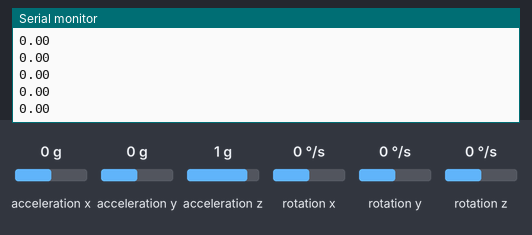
Bench run of a program on a simulated Arduino Uno, built with avr-gcc and run on an emulated ATmega328P. Shown: the last lines printed to the serial monitor. The inputs (shaded band) are chosen by the test bench; at power-on: acceleration z 1 g, acceleration x 0 g, acceleration y 0 g, rotation x 0 °/s, rotation y 0 °/s, rotation z 0 °/s.

Above: at 1.2 s.
1.3 s: acceleration z set to 0 g
At 1.34 s:
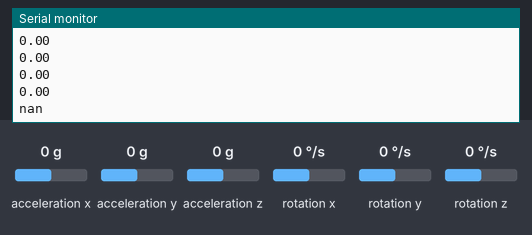
3.2 s: acceleration x set to -1.4 g
At 3.28 s:
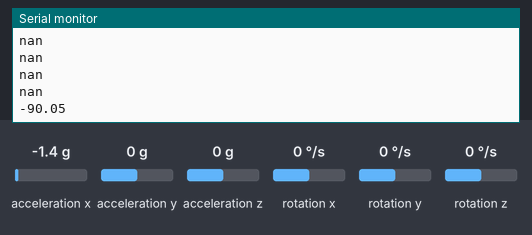
4.7 s: acceleration y set to -1.4 g
At 4.72 s:
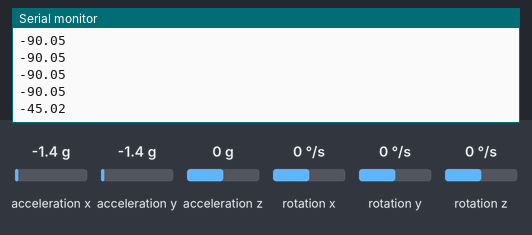
Timing chart, 0 to 7.7 s (numbered marks = the images above; inputs shaded):
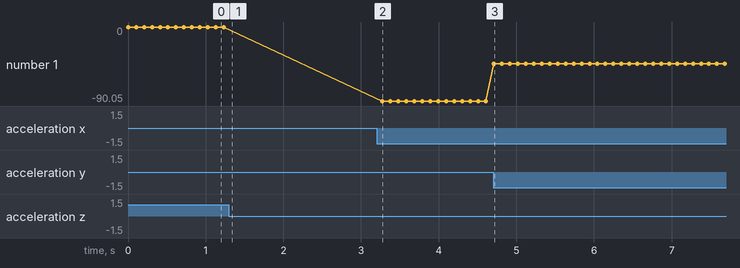

Measured:
- after the input at 1.3 s, the serial monitor: prints a new line at once (image 1)
- after the input at 3.2 s, the serial monitor: prints a new line after 0.08 s (image 2)
- after the input at 4.7 s, the serial monitor: prints a new line at once (image 3)
- plotted number 1: 0 → -90.05 after the input at 3.2 s, -90.05 → -45 after the input at 4.7 s

The program:

main.cpp
```cpp
#include <Arduino.h>
#include "I2Cdev.h"
#include "MPU6050.h"
#include "Wire.h"

const int mpuAddress = 0x68; //Puede ser 0x68 o 0x69
MPU6050 mpu(mpuAddress);

int ax, ay, az;
int gx, gy, gz;

void setup()
{
  Serial.begin(9600);
  Wire.begin();
  mpu.initialize();
  //Serial.println(mpu.testConnection() ? F("IMU iniciado correctamente") : F("Error al iniciar IMU"));
}

void loop()
{
  // Leer las aceleraciones
  mpu.getAcceleration(&ax, &ay, &az);

  //Calcular los angulos de inclinacion
  float accel_ang_x = atan(ax / sqrt(pow(ay, 2) + pow(az, 2))) * (180.0 / 3.14);
  float accel_ang_y = atan(ay / sqrt(pow(ax, 2) + pow(az, 2))) * (180.0 / 3.14);

  // Mostrar resultados
  //Serial.print(F("X: "));
  Serial.println(accel_ang_x);
  //Serial.print(F("\tInclinacion en Y:"));
  //Serial.println(accel_ang_y);
  delay(100);
}
```
